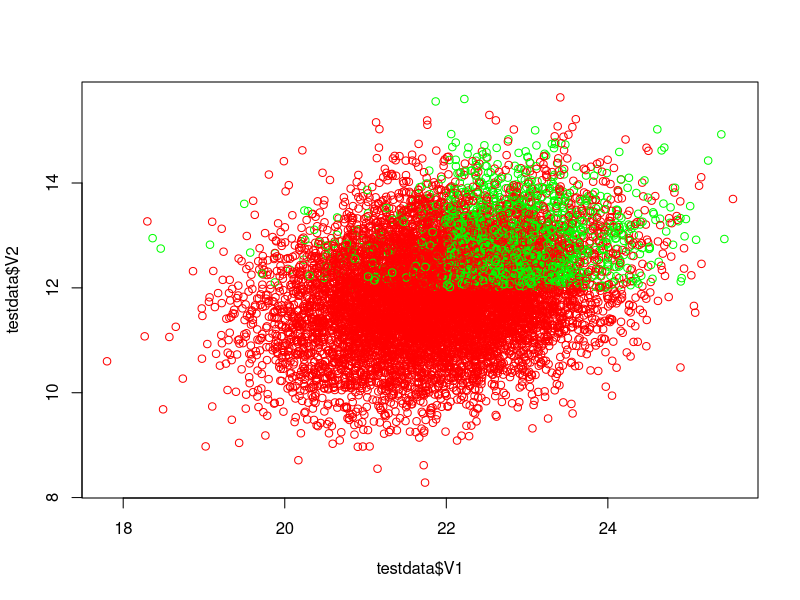
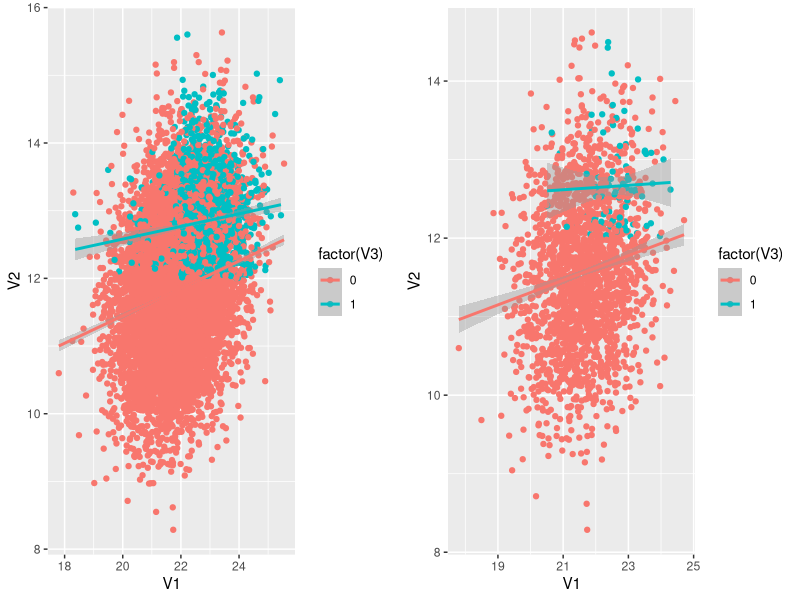

Generate these figures, in order, with R:
# Setting working directory and loading libraries----
setwd("~/Applied Data Science/Thesis")

# import packages
library(lattice)
library(mice)
library(tidyverse)

## GENERATE DATA ----


simulate.multivariate <- function(n=10000, mu=c(22, 12, 0), sigma = c(1.0, 0.3, 0.5, 
                                                                      0.3, 1.0, 0.5, 
                                                                      0.5, 0.5, 1.0), prob=0.5, nr_conditions = 2){
    sigma = matrix(sigma,3,3)
    data = MASS::mvrnorm(n = n,mu = mu,Sigma = sigma) %>% as.data.frame()
    
    # Define conditions to create a binary variable
    if (nr_conditions==1){
        
        condition = data$V1>median(data$V1) & data$V2>median(data$V2)
        # generate binomial variable for V3
        data$V3 = ifelse(condition,rbinom(nrow(data[condition,]), size = 1, prob = prob), 0)}
    
    else if (nr_conditions==2){
       
        condition = data$V1>median(data$V1) & data$V2>median(data$V2)
        condition2 = data$V1<median(data$V1) & data$V2>median(data$V2)
        # generate binomial variable for V3
        data$V3 = ifelse(condition,rbinom(nrow(data[condition,]), size = 1, prob = prob),
                         ifelse(condition2,rbinom(nrow(data[condition2,]), size = 1, prob = 0.1), 0))}
    
    else if (nr_conditions == 3){
        
        condition = data$V1>median(data$V1) & data$V2>median(data$V2)
        condition2 = data$V1<median(data$V1) & data$V2>median(data$V2)
        condition3 = data$V1>median(data$V1) & data$V2<median(data$V2)
        # generate binomial variable for V3
        data$V3 = ifelse(condition,rbinom(nrow(data[condition,]), size = 1, prob = prob),
                         ifelse(condition2,rbinom(nrow(data[condition2,]), size = 1, prob = 0.1),
                                ifelse(condition3,rbinom(nrow(data[condition3,]), size = 1, prob = 0.1),0)))
    }
    else {
        stop('Number of conditions not correctly specified')
    }
    return(data)
    }

set.seed(11)
testdata = simulate.multivariate()
# descriptives
summary(testdata)
#visualize 
plot(testdata$V1, testdata$V2, col = ifelse(testdata$V3==1,'green', 'red'))

# save as csv
## Save complete  dataframe as CSV file
write.csv(testdata,"C:\\Users\\surface\\Documents\\Applied Data Science\\Thesis\\complete_data.csv", row.names = FALSE)


## AMPUTE WITH MICE ----

amputation = function(data, pattern_list, prop_list, mech_list, probabilities){
    # if the length of the inputs are unequal, return NA
    len_inputs = lapply(list(pattern_list, prop_list, mech_list, probabilities), length) %>% unique()
    if (length(len_inputs) == 1){
        # empty list to store amputations
        amputations = list()
        for (i in 1:length(pattern_list)){
            amputations[[i]]=mice::ampute(data, patterns = pattern_list[[i]], prop = prop_list[i], mech = mech_list[i])$amp
        }
        # sample from amputations with probability
        indices <- sample(x = seq_len(length(pattern_list)), size = nrow(data), 
                          replace = TRUE, prob = probabilities)
        # empty matrix to store
        ampdata <- matrix(NA, nrow = nrow(data), ncol = ncol(data)) %>% as.data.frame()
        # insert amputations based on index
        for (i in 1:length(pattern_list)){
            ampdata[indices == i, ] <- as.matrix(amputations[[i]][indices == i, ])}
        }
    else {
        stop('The lengths of the inputs are not equal')
        }
    return(ampdata)
    }

# amputation function inputs
#                      V1 V2 V3   V1 V2 V3    V1 V2 V3    V1 V2 V3
pattern_list = list(c(0, 1, 1), c(1, 0, 1), c(1, 0, 1), c(0, 0, 0 ))
prop_list = c(0.8,0.8,0.8,0.8) # proportion missing values according to some missing mechanism
mech_list = c('MAR', 'MAR', 'MNAR', 'MCAR') # missing mechanisms underlying missingess
probabilities = c(0.4, 0.4, 0.1, 0.1) # relative occurrence of the missing mechanism in the data

# now test amputations function
set.seed(11)
ampdata = amputation(testdata, pattern_list, prop_list, mech_list, probabilities)
summary(ampdata)

# Visualize
ggpubr::ggarrange(
    testdata %>% ggplot(aes(V1,V2, color = factor(V3))) + geom_point() + geom_smooth(method = 'lm'),
    na.omit(ampdata) %>% ggplot(aes(V1,V2, color = factor(V3))) + geom_point() + geom_smooth(method = 'lm')
)


#save missing data
write.csv(ampdata,"C:\\Users\\surface\\Documents\\Applied Data Science\\Thesis\\missingdata.csv", row.names = FALSE)
